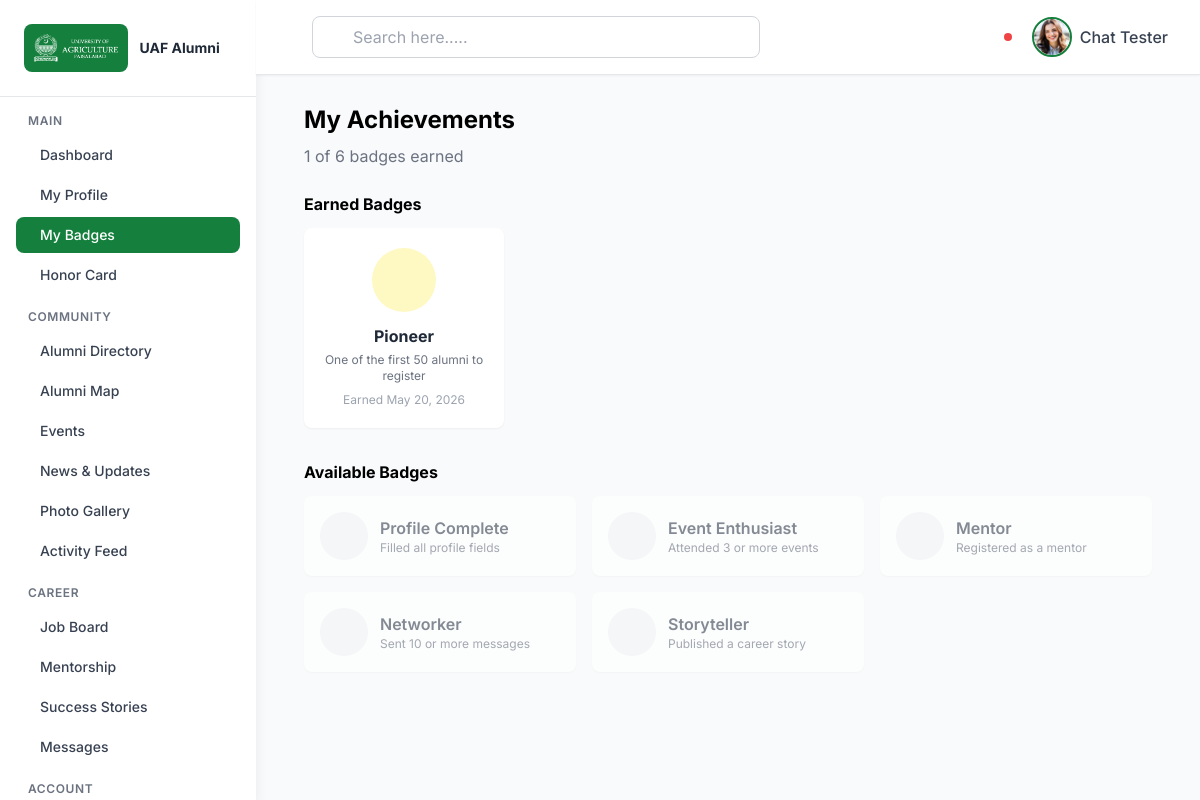
The page /admin/index.php?action=badges (signed in) on the database its author committed.
### tables this page shows
CREATE TABLE `user_badges` (
  `user_badge_id` int(11) NOT NULL,
  `user_id` int(11) NOT NULL,
  `badge_id` int(11) NOT NULL,
  `awarded_at` datetime NOT NULL DEFAULT current_timestamp()
);

CREATE TABLE `badges` (
  `badge_id` int(11) NOT NULL,
  `name` varchar(100) NOT NULL,
  `description` text DEFAULT NULL,
  `icon` varchar(255) DEFAULT NULL,
  `criteria` varchar(255) DEFAULT NULL
);

### admin/controllers/BadgeController.php (called while the page is built, shortened)
<?php
require_once __DIR__ . '/../includes/helpers.php';
require_once __DIR__ . '/../models/Badge.php';
class BadgeController {
    private $model;
    public function __construct() { $this->model = new Badge(); }
    public function myBadges() {
        $badges = $this->model->getByUser($_SESSION['user_id']);
        $allBadges = $this->model->getAll();
        require __DIR__ . '/../views/badges/index.php';
    }
}

### admin/models/Badge.php (called while the page is built, shortened)
<?php
require_once __DIR__ . '/../config/database.php';
class Badge {
    private $conn;
    public function __construct() {
        $db = new Database();
        $this->conn = $db->getConnection();
    }
    public function getAll() {
        return $this->conn->query("SELECT * FROM badges ORDER BY badge_id ASC")->fetchAll();
    }
    public function getByUser($userId) {
        $stmt = $this->conn->prepare("SELECT b.*, ub.awarded_at FROM user_badges ub
                                      INNER JOIN badges b ON ub.badge_id=b.badge_id
                                      WHERE ub.user_id=? ORDER BY ub.awarded_at DESC");
        $stmt->execute([$userId]);
        return $stmt->fetchAll();
    }
}

### admin/config/database.php (called while the page is built, shortened)
<?php
class Database {
    private $host = 'localhost';
    private $db_name = 'alumni_portal';
    private $username = 'root';
    private $password = '';
    public function getConnection() {
        $this->conn = null;
        try {
            $this->conn = new PDO(
                "mysql:host=" . $this->host . ";dbname=" . $this->db_name . ";charset=utf8mb4",
                $this->username,
                $this->password,
                [
                    PDO::ATTR_ERRMODE => PDO::ERRMODE_EXCEPTION,
                    PDO::ATTR_DEFAULT_FETCH_MODE => PDO::FETCH_ASSOC,
                    PDO::ATTR_EMULATE_PREPARES => false
                ]
            );
        } catch(PDOException $exception) {
            error_log("Connection error: " . $exception->getMessage());
        }
        return $this->conn;
    }
}

### admin/includes/helpers.php (called while the page is built, shortened)
<?php
function e($str) {
    return htmlspecialchars($str ?? '', ENT_QUOTES, 'UTF-8');
}

### admin/views/badges/index.php (the view, shortened to what this page needs)
<!DOCTYPE html>
<html lang="en">
<?php include __DIR__ . '/../shared/head.php'; ?>
<body class="bg-gray-50">
<?php include __DIR__ . '/../shared/sidebar.php'; ?>
<?php include __DIR__ . '/../shared/header.php'; ?>
<main class="lg:ml-64 pt-20 min-h-screen">
    <div class="p-6 max-w-4xl mx-auto">
        <h1 class="text-2xl font-bold mb-2">My Achievements</h1>
        <p class="text-gray-500 mb-6"><?= count($badges) ?> of <?= count($allBadges) ?> badges earned</p>
        <h3 class="font-bold mb-3">Earned Badges</h3>
        <div class="grid grid-cols-2 md:grid-cols-4 gap-4 mb-8">
            <?php foreach ($badges as $b): ?>
                <div class="bg-white rounded-lg shadow-sm p-5 text-center">
                    <div class="w-16 h-16 mx-auto bg-yellow-100 text-yellow-600 rounded-full flex items-center justify-center mb-3">
                    </div>
                    <p class="font-bold text-gray-800"><?= e($b['name']) ?></p>
                    <p class="text-xs text-gray-500 mt-1"><?= e($b['description']) ?></p>
                    <p class="text-xs text-gray-400 mt-2">Earned <?= date('M d, Y', strtotime($b['awarded_at'])) ?></p>
                </div>
            <?php endforeach; ?>
        </div>
        <h3 class="font-bold mb-3">Available Badges</h3>
        <div class="grid grid-cols-2 md:grid-cols-3 gap-4">
            <?php
            $earnedIds = array_column($badges, 'badge_id');
            foreach ($allBadges as $b):
                if (in_array($b['badge_id'], $earnedIds)) continue;
            ?>
                <div class="bg-white rounded-lg shadow-sm p-4 opacity-60">
                    <div class="flex items-center space-x-3">
                        <div class="w-12 h-12 bg-gray-100 text-gray-400 rounded-full flex items-center justify-center">
                        </div>
                        <div>
                            <p class="font-semibold text-gray-700"><?= e($b['name']) ?></p>
                            <p class="text-xs text-gray-500"><?= e($b['description']) ?></p>
                        </div>
                    </div>
                </div>
            <?php endforeach; ?>
        </div>
    </div>
</main>
</body>
</html>

### admin/views/shared/head.php (style rules this page uses)
:root { --primary-green: #1a5f3f; --primary-green-dark: #0f4a2f; --primary-green-light: #2d7a5a; }
body { font-family: 'Inter', sans-serif; }

### rows shown on the page
user_badges: badge.name "Pioneer", badge.description "One of the first 50 alumni to register", awarded_at "May 20, 2026"
badges: name "Profile Complete", description "Filled all profile fields"
badges: name "Event Enthusiast", description "Attended 3 or more events"
badges: name "Mentor", description "Registered as a mentor"
badges: name "Networker", description "Sent 10 or more messages"
badges: name "Storyteller", description "Published a career story"

### other values the page prints
$_SESSION['name'] "Chat Tester"
count($badges) "1"
count($allBadges) "6"
